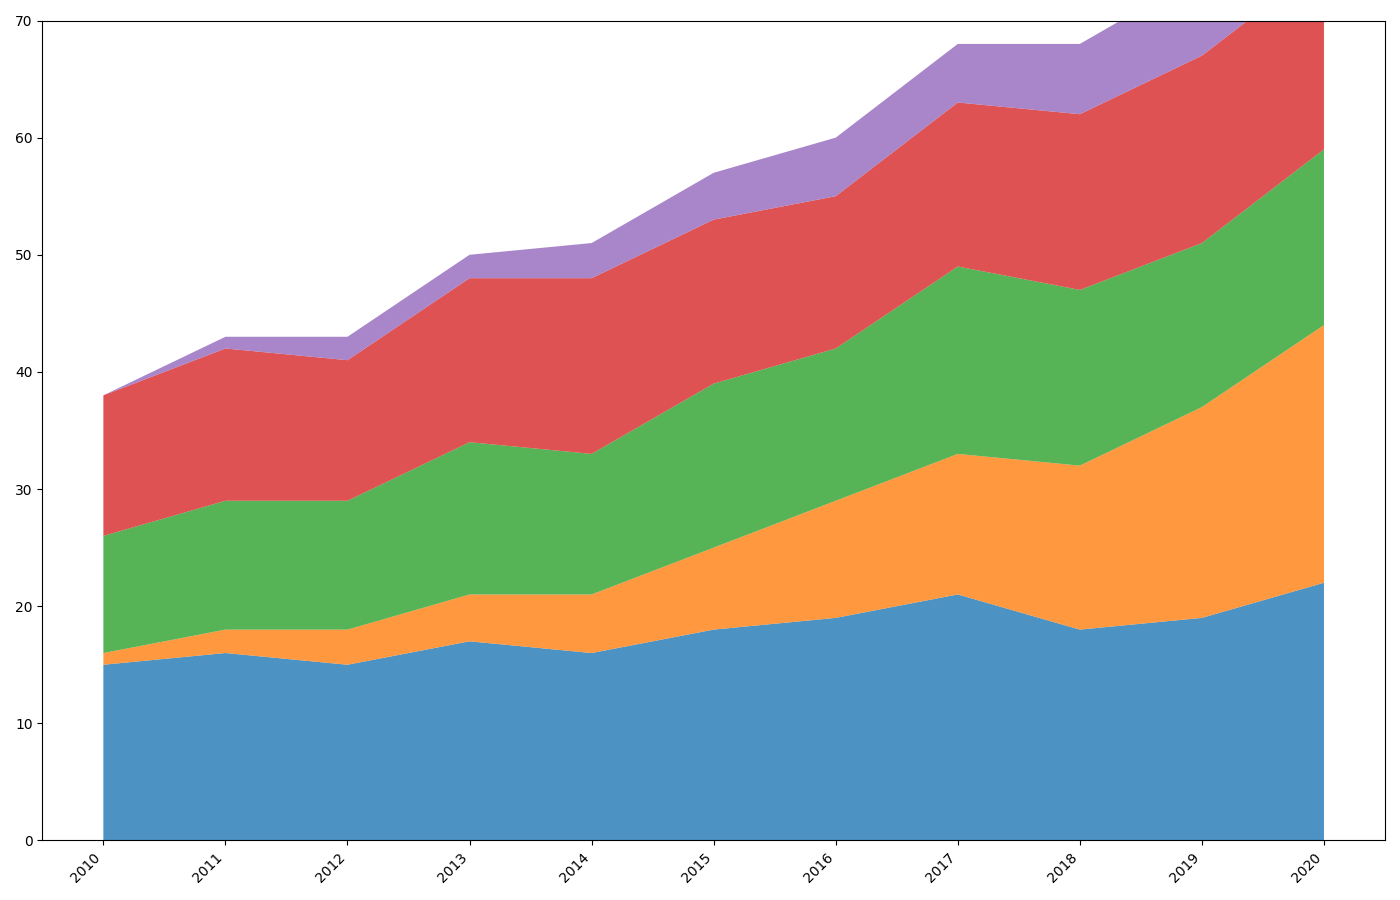

Reproduce this figure in Python.
import matplotlib.pyplot as plt
import numpy as np

years = np.arange(2010, 2021)
nasa_missions = np.array([15, 16, 15, 17, 16, 18, 19, 21, 18, 19, 22])
spacex_missions = np.array([1, 2, 3, 4, 5, 7, 10, 12, 14, 18, 22])
esa_missions = np.array([10, 11, 11, 13, 12, 14, 13, 16, 15, 14, 15])
roscosmos_missions = np.array([12, 13, 12, 14, 15, 14, 13, 14, 15, 16, 16])
new_agency_missions = np.array([0, 1, 2, 2, 3, 4, 5, 5, 6, 7, 8])  # Made-up data for a new agency

data = np.vstack([nasa_missions, spacex_missions, esa_missions, roscosmos_missions, new_agency_missions])

fig, ax = plt.subplots(figsize=(14, 9))

colors = ['#1f77b4', '#ff7f0e', '#2ca02c', '#d62728', '#9467bd']
ax.stackplot(years, data, colors=colors, alpha=0.8)

ax.set_xticks(years)
ax.set_yticks(np.arange(0, 71, 10))
ax.set_ylim(0, 70)
plt.xticks(rotation=45, ha='right')
plt.tight_layout()
plt.show()
